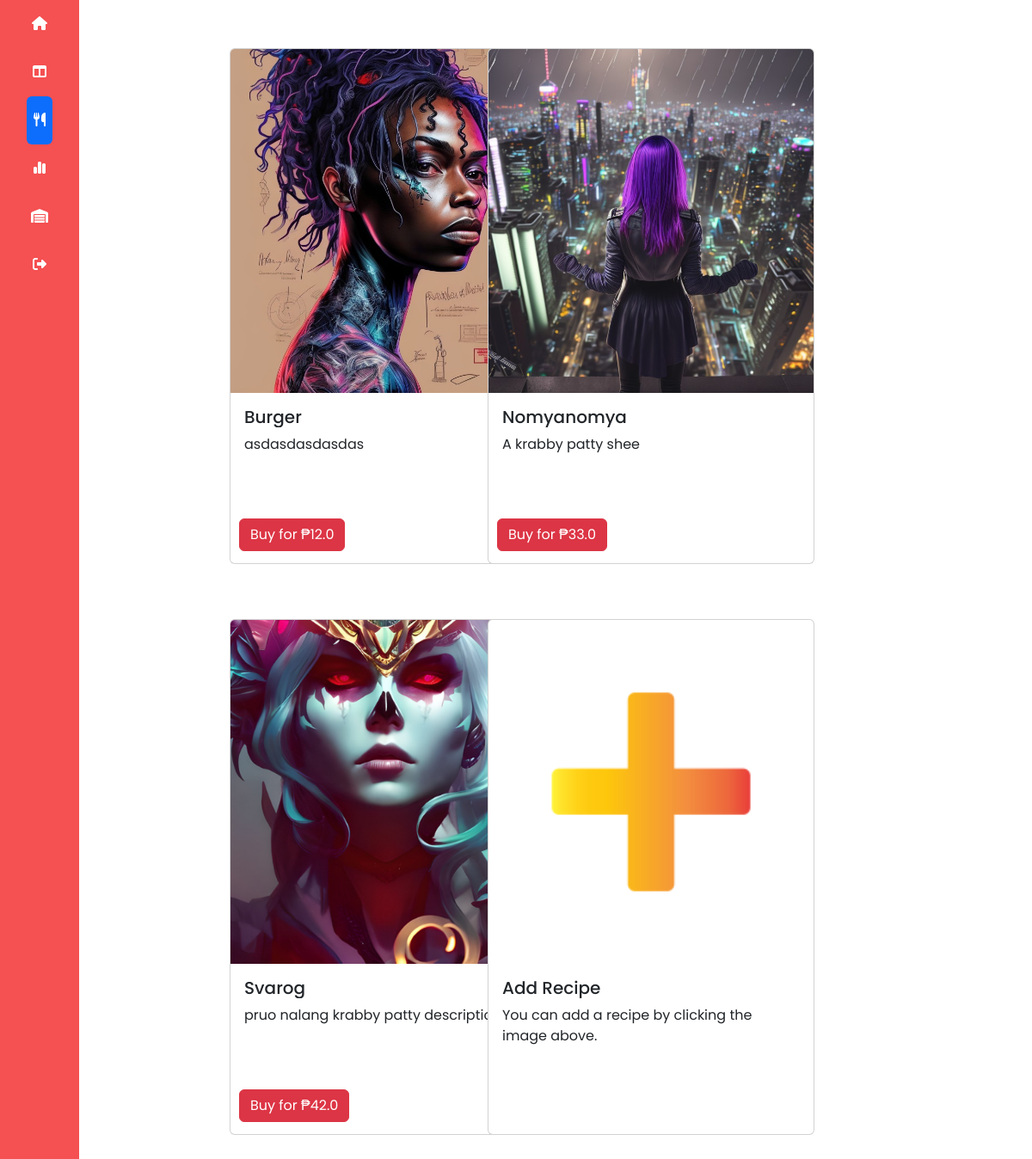
Page /recipes/ (signed in) on the earlier database version.
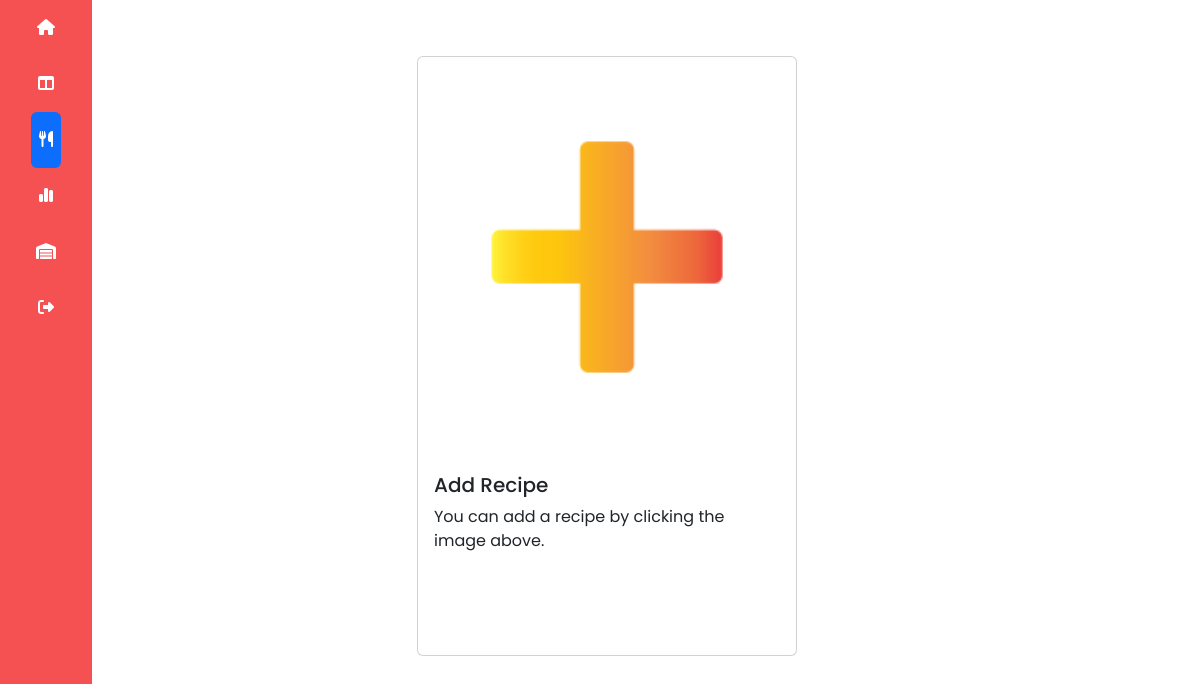
Same page on the later database version.
### main.py (models this page shows)
class menuItem(db.Model):
    __tablename__ = 'menu_item'
    id = db.Column(db.Integer, primary_key=True, autoincrement=True)
    name = db.Column(db.String(32), unique=False, nullable=False)
    desc = db.Column(db.String(138), unique=False, nullable=False)
    cost = db.Column(db.Float(20), nullable=False)
    profit = db.Column(db.Float(20), nullable=False)

class Image(db.Model):
    __tablename__ = 'image'
    id = db.Column(db.Integer, primary_key=True, autoincrement=True)
    menu_item_id = db.Column(db.Integer, db.ForeignKey(
        'menu_item.id'), nullable=False)
    path = db.Column(db.String(250), nullable=False)
    instructions = db.Column(db.String(1500), nullable=False)

### main.py (the view)
@app.route('/recipes/', methods=['GET', 'POST'])
@login_required
def recipes():
    menus = menuItem.query.all()
    imgs = Image.query.all()
    return render_template("recipes.html", menu=menus, img=imgs, zip=zip, image_path=IMAGE_FOLDER)

### main.py (called while the page is built)
@login_manager.user_loader
def load_user(user_id):
    return Users.query.get(int(user_id))

### templates/recipes.html (shortened to what this page needs)
<!DOCTYPE html>
<html lang="en">
<head>
    <link href="https://cdn.jsdelivr.net/npm/bootstrap@5.3.0-alpha3/dist/css/bootstrap.min.css" rel="stylesheet"
>
    <link href="/static/css/style.css" rel="stylesheet">
</head>
<body>
    <div class="container-fluid" id="wrapper">
        <div class="row">
            <div class="col-lg-auto col-md-auto sticky-top" style="background-color: #f55052;">
                <div class="d-flex flex-sm-column flex-row flex-nowrap  align-items-center sticky-top">
                    <ul
                        class="nav nav-pills nav-flush flex-sm-column flex-row flex-nowrap mb-auto mx-auto text-center justify-content-between w-100 px-3 align-items-center">
                        <li class="nav-item">
                            <a href="{{ url_for('dashboard') }}" class="nav-link py-3 px-2 hovertext"
                                data-hover="Dashboard" title="" data-bs-toggle="tooltip" data-bs-placement="right"
                                data-bs-original-title="Home">
                                <i class="fa-solid fa-house" style="color:white;"></i>
                            </a>
                        </li>
                        <li>
                            <a href="{{ url_for('dashboard') }}" class="nav-link py-3 px-2 hovertext"
                                data-hover="Dashboard" title="" data-bs-toggle="tooltip" data-bs-placement="right"
                                data-bs-original-title="Dashboard">
                                <i class="fa-solid fa-table-columns" style="color:white;"></i>
                            </a>
                        </li>
                        <li>
                            <a href="" class="nav-link py-3 px-2 hovertext active" data-hover="Recipes" title=""
                                data-bs-toggle="tooltip" data-bs-placement="right" data-bs-original-title="Dashboard">
                                <i class="fa-solid fa-utensils" style="color:white;"></i>
                            </a>
                        </li>
                        <li>
                            <a href="{{ url_for('graphs') }}" class="nav-link py-3 px-2 hovertext" data-hover="Graphs"
                                data-bs-toggle="tooltip" data-bs-placement="right" data-bs-original-title="Graphs">
                                <i class="fa-solid fa-chart-simple" style="color:white;"></i>
                            </a>
                        </li>
                        <li>
                            <a href="{{ url_for('inventory') }}" class="nav-link py-3 px-2 hovertext"
                                data-hover="Inventory" title="" data-bs-toggle="tooltip" data-bs-placement="right"
                                data-bs-original-title="Products">
                                <i class="fa-solid fa-warehouse" style="color:white;"></i>
                            </a>
                        </li>
                        <li>
                            <a href="{{ url_for('logout') }}" class="nav-link py-3 px-2 hovertext" data-hover="Sign-out"
                                title="" data-bs-toggle="tooltip" data-bs-placement="right"
                                data-bs-original-title="Sign-out">
                                <i class="fa-solid fa-right-from-bracket" style="color:white;"></i>
                            </a>
                        </li>
                    </ul>
                </div>
            </div>
            <div class="col-lg-9 col-md-9 p-3 min-vh-100">
                <div class="row row-cols-1 row-cols-md-2 row-cols-lg-3 g-4 justify-content-center"
                    style="padding: 20px 250px 0 0">
                    {% for m, i in zip(menu, img) %}
                    <div class="col-md-6 col-lg-4 col-sm-12" style="padding: 20px 150px 20px 150px;">
                        <div class="card custom-card">
                            <a href="{{ url_for('item', num=m.id) }}">
                                <img src="/static/{{ i.path }}" class="card-img-top card-img-height recipe-img-hover"
                                    alt="Recipes">
                            </a>
                            <div class="card-body">
                                <h5 class="card-title custom-title-truncate" id="test">{{ m.name }}</h5>
                                <p class="card-text custom-truncate">{{ m.desc }}</p>
                                <button data-bs-toggle="modal" style="cursor: pointer;" data-bs-target="#popup"
                                    class="btn-position my-1 mx-auto btn btn-danger"
                                    onclick="showPopup('{{ m.name }}')">Buy
                                    for ₱{{ m.profit }}</button>
                            </div>
                        </div>
                    </div>
                    {% endfor %}
                    <div class=" col-md-6 col-lg-4 col-sm-12" style="padding: 20px 150px  20px 150px;">
                        <div class="card custom-card">
                            <a href=" {{ url_for('create') }}">
                                <img src="/static/images/plus.png" class="card-img-top card-img-height recipe-img-hover"
                                    alt="Recipes">
                            </a>
                            <div class="card-body">
                                <h5 class="card-title custom-title-truncate">Add Recipe</h5>
                                <p class="card-text custom-truncate">You can add a recipe by clicking the
                                    image above.
                                </p>
                            </div>
                        </div>
                    </div>
                </div>
            </div>
        </div>
    </div>
</body>
</html>

### static/css/style.css (style rules this page uses)
a { text-decoration: none; }
body { font-family: 'Poppins', sans-serif; }
.card-img-height { height: 400px; object-fit: cover; }
.custom-card { height: 600px; width: 380px; }
.custom-truncate { display: -webkit-box; -webkit-line-clamp: 3; -webkit-box-orient: vertical; overflow: hidden; }
.custom-title-truncate { display: -webkit-box; -webkit-line-clamp: 1; -webkit-box-orient: vertical; overflow: hidden; }
.hovertext { position: relative; }
.hovertext:before { content: attr(data-hover); visibility: hidden; opacity: 0; width: 140px; background-color: black; color: #fff; text-align: center; border-radius: 5px; padding: 5px 0; transition: opacity 1s ease-in-out; position: absolute; z-index: 1; left: 0; top: 110%; }

Differences in the rows shown:
removed menuItem: path (picture), name "Burger", desc "asdasdasdasdas", profit "12.0"
removed menuItem: path (picture), name "Nomyanomya", desc "A krabby patty shee", profit "33.0"
removed menuItem: path (picture), name "Svarog", desc "pruo nalang krabby patty description", profit "42.0"
